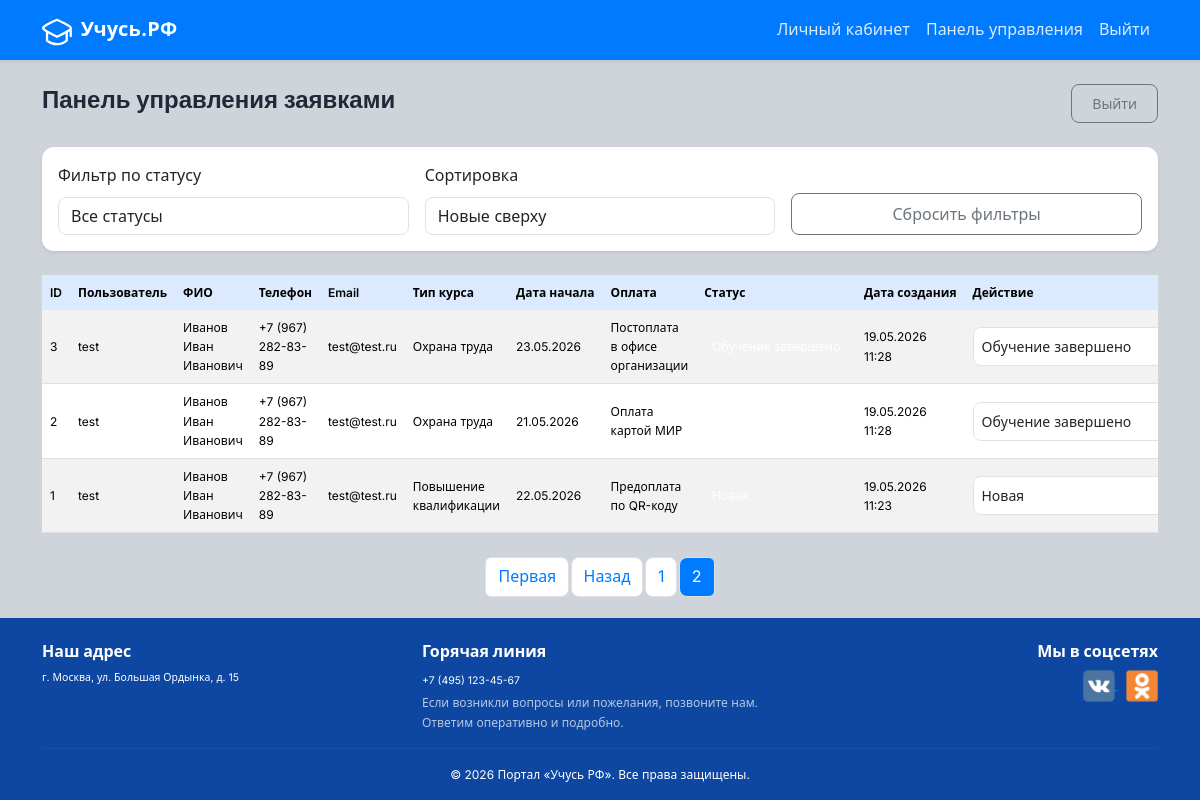
The app's page /manager/?page=2&sort=-created_at (signed in) with its own data.
### courses/models.py (models this page shows, shortened)
class Application(models.Model):
    class CourseType(models.TextChoices):
        QUALIFICATION = 'qualification', 'Повышение квалификации'
        RETRAINING = 'retraining', 'Переподготовка'
        OCCUPATIONAL_SAFETY = 'safety', 'Охрана труда'
    class PaymentMethod(models.TextChoices):
        CASH = 'qrcode', 'Предоплата по QR-коду'
        CARD = 'card', 'Оплата картой МИР'
        OFICE = 'ofice', 'Постоплата в офисе организации'
    class Status(models.TextChoices):
        NEW = 'new', 'Новая'
        IN_PROGRESS = 'in_progress', 'Идёт обучение'
        COMPLETED = 'completed', 'Обучение завершено'
    user = models.ForeignKey(User, on_delete=models.CASCADE, related_name='applications')
    course_type = models.CharField('Тип курса', max_length=50, choices=CourseType.choices)
    start_date = models.DateField('Дата начала обучения')
    payment_method = models.CharField('Способ оплаты', max_length=50, choices=PaymentMethod.choices)
    status = models.CharField('Статус', max_length=50, choices=Status.choices, default=Status.NEW)
    created_at = models.DateTimeField('Дата создания', auto_now_add=True)
    class Meta:
        verbose_name = 'Заявка'
        verbose_name_plural = 'Заявки'
        ordering = ['-created_at']

class Profile(models.Model):
    user = models.OneToOneField(User, on_delete=models.CASCADE, related_name='profile')
    full_name = models.CharField('ФИО', max_length=255)
    phone = models.CharField('Телефон', max_length=20)
    class Meta:
        verbose_name = 'Профиль'
        verbose_name_plural = 'Профили'

### courses/views.py (the view)
    def wrapper(request, *args, **kwargs):
        if not request.user.is_authenticated or request.user.username != 'Admin26':
            messages.error(request, 'Доступ запрещён')
            return redirect('index')
        return view_func(request, *args, **kwargs)

### courses/views.py (called while the page is built)
def manager_required(view_func):
    def wrapper(request, *args, **kwargs):
        if not request.user.is_authenticated or request.user.username != 'Admin26':
            messages.error(request, 'Доступ запрещён')
            return redirect('index')
        return view_func(request, *args, **kwargs)
    return wrapper

### templates/manager.html (shortened to what this page needs)
{% extends 'base.html' %}
{% load static %}
{% block content %}
<div class="d-flex justify-content-between align-items-center mb-4">
    <h2 class="fw-bold">Панель управления заявками</h2>
    <a href="{% url 'logout' %}" class="btn btn-outline-secondary btn-sm">Выйти</a>
</div>
<div class="card shadow-sm mb-4">
    <div class="card-body">
        <form method="get" class="row g-3 align-items-end">
            <div class="col-12 col-md-4">
                <label class="form-label">Фильтр по статусу</label>
                <select name="status" class="form-select" onchange="this.form.submit()">
                    <option value="">Все статусы</option>
                </select>
            </div>
            <div class="col-12 col-md-4">
                <label class="form-label">Сортировка</label>
                <select name="sort" class="form-select" onchange="this.form.submit()">
                    <option value="-created_at" {% if sort_by == '-created_at' %}selected{% endif %}>Новые сверху</option>
                </select>
            </div>
            <div class="col-12 col-md-4">
                <a href="{% url 'manager' %}" class="btn btn-outline-secondary w-100">Сбросить фильтры</a>
            </div>
        </form>
    </div>
</div>
<div class="d-none d-md-block">
    <div class="table-responsive">
        <table class="table table-striped table-hover align-middle">
            <thead style="background-color: #DBEAFE;">
                <tr>
                    <th>ID</th>
                    <th>Пользователь</th>
                    <th>ФИО</th>
                    <th>Телефон</th>
                    <th>Email</th>
                    <th>Тип курса</th>
                    <th>Дата начала</th>
                    <th>Оплата</th>
                    <th>Статус</th>
                    <th>Дата создания</th>
                    <th>Действие</th>
                </tr>
            </thead>
            <tbody>
                {% for app in page_obj %}
                    <tr>
                        <td>{{ app.id }}</td>
                        <td>{{ app.user.username }}</td>
                        <td>{{ app.user.profile.full_name }}</td>
                        <td>{{ app.user.profile.phone }}</td>
                        <td>{{ app.user.email }}</td>
                        <td>{{ app.get_course_type_display }}</td>
                        <td>{{ app.start_date|date:"d.m.Y" }}</td>
                        <td>{{ app.get_payment_method_display }}</td>
                        <td>
                            <span class="badge {% if app.status == 'new' %}badge-new{% elif app.status == 'in_progress' %}badge-progress{% else %}badge-done{% endif %}">
                            </span>
                        </td>
                        <td>{{ app.created_at|date:"d.m.Y H:i" }}</td>
                        <td>
                            <form method="post" class="d-flex gap-1">
                                <select name="status" class="form-select form-select-sm" style="width:auto;">
                                    {% for key, label in status_choices %}
                                        <option value="{{ key }}" {% if app.status == key %}selected{% endif %}>{{ label }}</option>
                                    {% endfor %}
                                </select>
                            </form>
                        </td>
                    </tr>
                {% empty %}
                    <tr>
                        <td colspan="11" class="text-center text-muted py-4">Заявок нет</td>
                    </tr>
                {% endfor %}
            </tbody>
        </table>
    </div>
</div>
<nav class="mt-4">
    <ul class="pagination justify-content-center flex-wrap">
        {% if page_obj.has_previous %}
            <li class="page-item">
                <a class="page-link" href="?page=1{% if status_filter %}&status={{ status_filter }}{% endif %}{% if sort_by %}&sort={{ sort_by }}{% endif %}">Первая</a>
            </li>
            <li class="page-item">
                <a class="page-link" href="?page={{ page_obj.previous_page_number }}{% if status_filter %}&status={{ status_filter }}{% endif %}{% if sort_by %}&sort={{ sort_by }}{% endif %}">Назад</a>
            </li>
        {% endif %}
        {% for num in page_obj.paginator.page_range %}
            {% if num >= page_obj.number|add:"-2" and num <= page_obj.number|add:"2" %}
                <li class="page-item {% if num == page_obj.number %}active{% endif %}">
                    <a class="page-link" href="?page={{ num }}{% if status_filter %}&status={{ status_filter }}{% endif %}{% if sort_by %}&sort={{ sort_by }}{% endif %}">{{ num }}</a>
                </li>
            {% endif %}
        {% endfor %}
    </ul>
</nav>
{% endblock %}

### static/css/style.css (style rules this page uses)
:root { --primary: #007bff; --primary-dark: #0d47a1; --white: #ffffff; --light-bg: #ced4da; --text-dark: #1F2937; --border-light: #dee2e6; --shadow: 0 .5rem 1rem rgba(0,0,0,.1); --transition: all .3s ease; }
* { box-sizing: border-box; }
body { font-family: 'Inter', system-ui, sans-serif; background: var(--light-bg); color: var(--text-dark); font-size: 16px; line-height: 1.6; }
h2 { font: 500 24px 'Inter', sans-serif; }
h1, h2, h3, h4, h5 { color: var(--text-dark); }
a { color: var(--primary); transition: var(--transition); }
.card { border: none; border-radius: .75rem; background: var(--white); transition: var(--transition); animation: fadeInUp .5s ease both; }
.btn { border-radius: .5rem; padding: .5rem 1.25rem; font-weight: 500; transition: var(--transition); }
.form-control, .form-select { border-radius: .5rem; border-color: var(--border-light); background: var(--white); transition: var(--transition); }
.table { margin-bottom: 0; }
.table th { font-weight: 600; font-size: 12px; white-space: nowrap; }
.table td { font-size: 12px; vertical-align: middle; }
.table thead th { background: #DBEAFE; border-bottom: none; }
.table tbody tr { transition: background .15s ease; }
.badge { font-weight: 500; padding: .35em .65em; font-size: 12px; transition: transform .15s ease; }
.pagination .page-link { border-radius: .5rem; margin: 0 .15rem; color: var(--primary); border-color: var(--border-light); transition: var(--transition); }
.pagination .page-link:hover, .pagination .active .page-link { background: var(--primary); color: #fff; }

### records on screen
Application: id "3", user.username "test", user.profile.full_name "Иванов Иван Иванович", user.profile.phone "+7 (967) 282-83-89", user.email "test@test.ru", course_type "Охрана труда", start_date "23.05.2026", payment_method "Постоплата в офисе организации", created_at "19.05.2026 11:28", status "Обучение завершено"
Application: id "2", user.username "test", user.profile.full_name "Иванов Иван Иванович", user.profile.phone "+7 (967) 282-83-89", user.email "test@test.ru", course_type "Охрана труда", start_date "21.05.2026", payment_method "Оплата картой МИР", created_at "19.05.2026 11:28", status "Обучение завершено"
Application: id "1", user.username "test", user.profile.full_name "Иванов Иван Иванович", user.profile.phone "+7 (967) 282-83-89", user.email "test@test.ru", course_type "Повышение квалификации", start_date "22.05.2026", payment_method "Предоплата по QR-коду", created_at "19.05.2026 11:23", status "Новая"

### other values on screen
{{ num }} "1" "2"
